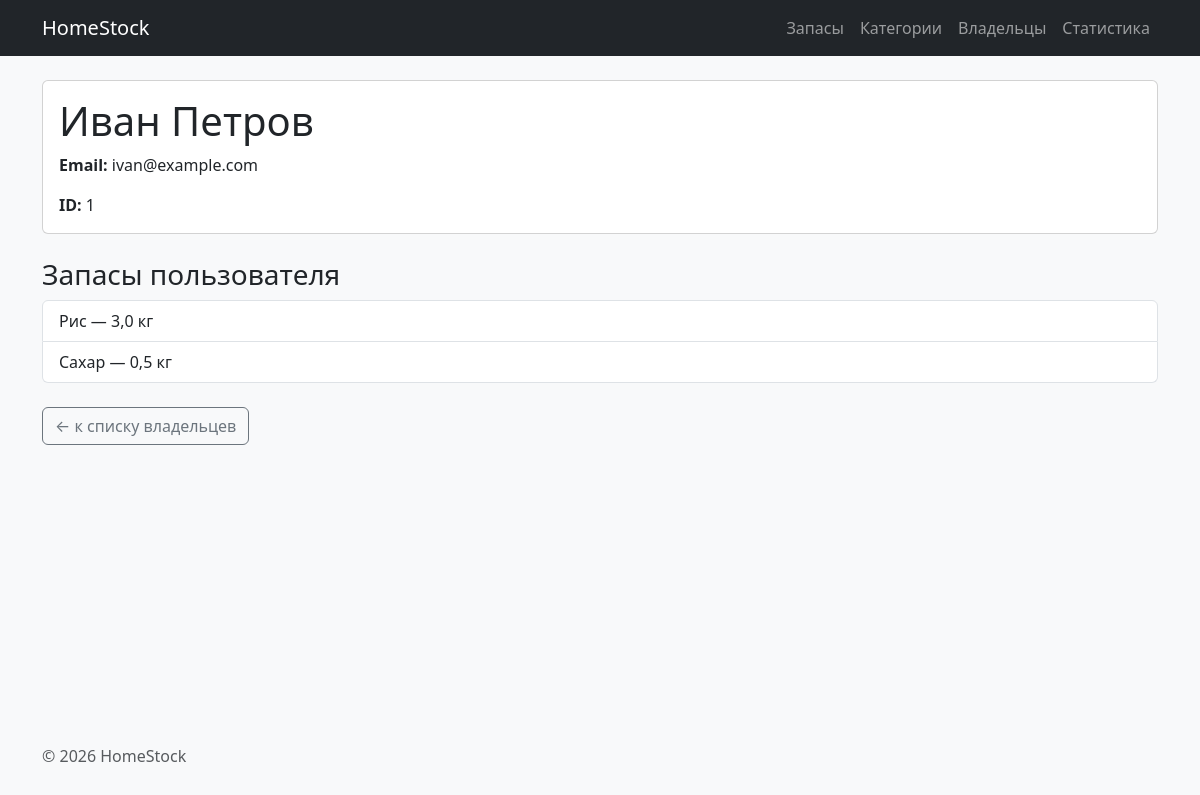
The page /users/1/ on the database its author committed.
### users/models.py (models this page shows, shortened)
class User(models.Model):
    name = models.CharField(max_length=200, verbose_name="Имя")
    email = models.EmailField(verbose_name="Email")
    class Meta:
        verbose_name = "Пользователь"
        verbose_name_plural = "Пользователи"
        ordering = ["name"]

### stocks/models.py (models this page shows, shortened)
class Stock(models.Model):
    name = models.CharField(max_length=200, verbose_name="Название")
    category = models.ForeignKey(Category, on_delete=models.PROTECT, related_name="stocks", verbose_name="Категория")
    owner = models.ForeignKey(User, on_delete=models.PROTECT, related_name="stocks", verbose_name="Владелец")
    quantity = models.FloatField(verbose_name="Количество")
    unit = models.CharField(max_length=10, verbose_name="Ед. изм.")
    expiry_date = models.DateField(null=True, blank=True, verbose_name="Срок годности")
    class Meta:
        verbose_name = "Запас"
        verbose_name_plural = "Запасы"
        ordering = ["name"]

### users/views.py (the view)
# urls.py: path("<int:user_id>/", views.user_detail, name="detail"),
def user_detail(request, user_id):
    user_obj = get_object_or_404(User, pk=user_id)
    user_stocks = user_obj.stocks.all()
    return render(request, "users/user_detail.html", {"user_obj": user_obj, "user_stocks": user_stocks})

### users/templates/users/user_detail.html (shortened to what this page needs)
{% extends "base.html" %}
{% block content %}
    {% if user_obj %}
        <div class="card mb-4">
            <div class="card-body">
                <h1 class="card-title">{{ user_obj.name }}</h1>
                <p class="card-text"><strong>Email:</strong> {{ user_obj.email }}</p>
                <p class="card-text"><strong>ID:</strong> {{ user_obj.id }}</p>
            </div>
        </div>
        <h3>Запасы пользователя</h3>
        {% if user_stocks %}
            <div class="list-group">
                {% for stock in user_stocks %}
                    <a href="{% url 'stocks:detail' stock.id %}" class="list-group-item list-group-item-action">
                        {{ stock.name }} — {{ stock.quantity }} {{ stock.unit }}
                    </a>
                {% endfor %}
            </div>
        {% else %}
            <p class="text-muted">У пользователя пока нет запасов.</p>
        {% endif %}
    {% else %}
        <h1 class="text-danger">Пользователь не найден</h1>
        <p>Пользователь с указанным идентификатором отсутствует.</p>
    {% endif %}
    <a href="{% url 'users:list' %}" class="btn btn-outline-secondary mt-4">← к списку владельцев</a>
{% endblock %}

### rows shown on the page
User: name "Иван Петров", email "ivan@example.com", id "1"
Stock: name "Рис", quantity "3,0", unit "кг"
Stock: name "Сахар", quantity "0,5", unit "кг"
